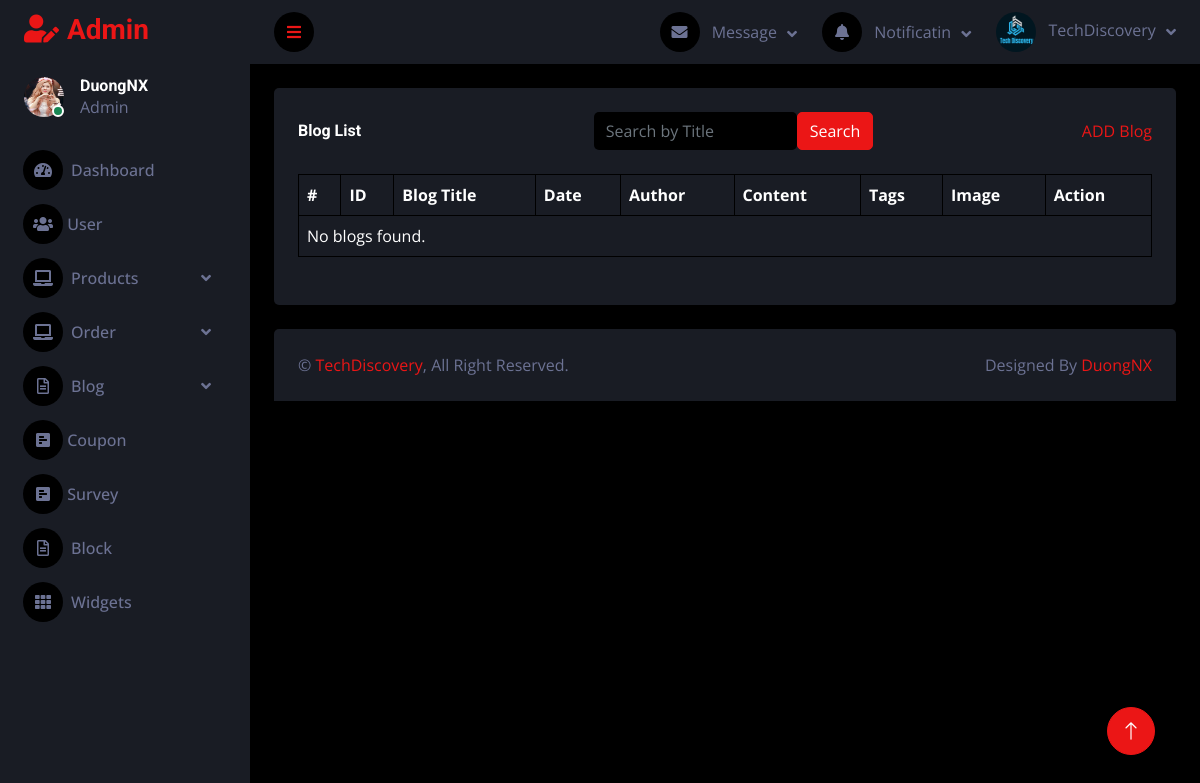
Page /admin/bloglist.php on the earlier database version.
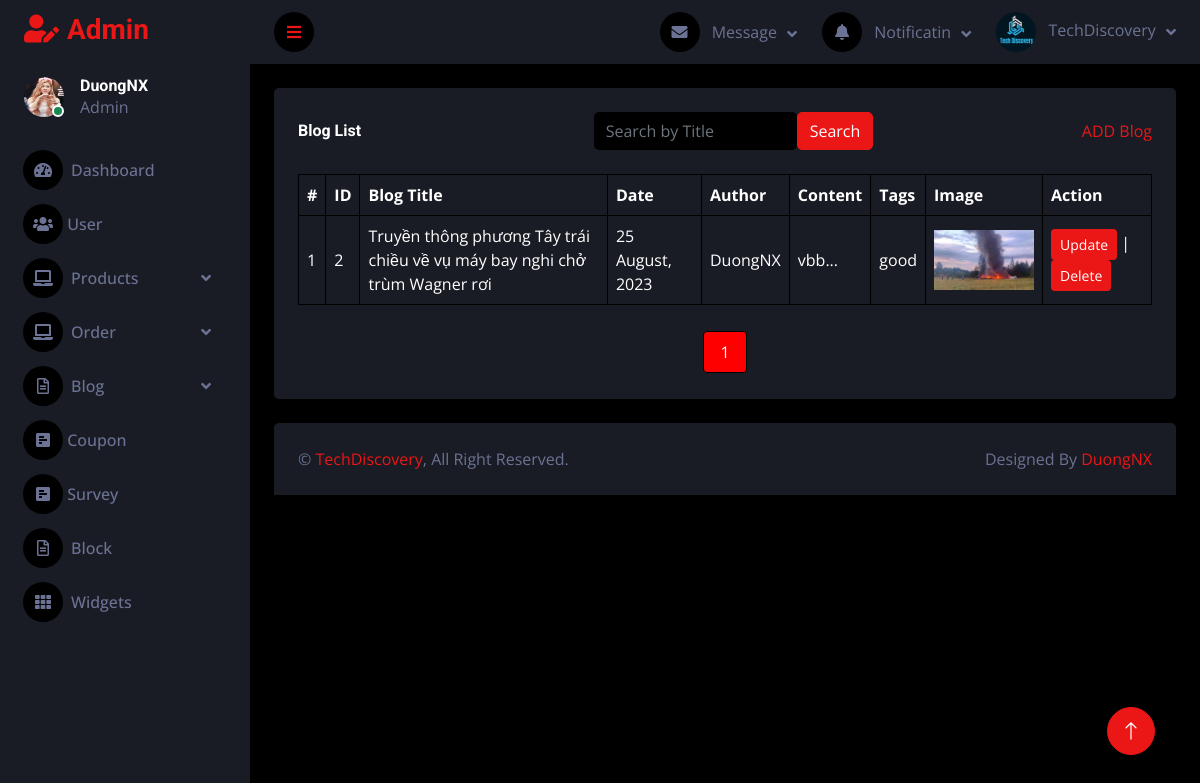
Same page on the later database version.
### tables this page shows
CREATE TABLE `tbl_blog` (
  `blog_id` int(11) NOT NULL,
  `blog_cate_id` int(11) NOT NULL,
  `blog_title` varchar(255) NOT NULL,
  `blog_author` varchar(255) NOT NULL,
  `blog_date` varchar(255) NOT NULL,
  `blog_content` longtext NOT NULL,
  `blog_image` varchar(255) NOT NULL,
  `blog_tags` varchar(255) NOT NULL
);

### admin/database.php (called while the page is built, shortened)
<?php
class Database
{
    public $host = DB_HOST;
    public $user = DB_USER;
    public $pass = DB_PASS;
    public $dbname = DB_NAME;
    public $link;
    private function connectDB()
    {
        $this->link = new mysqli($this->host, $this->user, $this->pass, $this->dbname);
    }
    public function select($query)
    {
        $result = $this->link->query($query) or die($this->link->error . __LINE__);
        if ($result->num_rows > 0) {
            return $result;
        } else {
            return false;
        }
    }
}
?>

### admin/class/blog_class.php (called while the page is built, shortened)
<?php
include 'database.php';
class Blog
{
    private $db;
    public function __construct()
    {
        $this->db = new Database();
    }
    public function countBlogs()
    {
        $query = "SELECT COUNT(*) AS total FROM tbl_blog";
        $result = $this->db->select($query);
        if ($result) {
            $row = $result->fetch_assoc();
            return $row['total'];
        } else {
            return 0;
        }
    }
    public function getBlogsPaginated($offset, $limit)
    {
        $query = "SELECT * FROM tbl_blog ORDER BY blog_id DESC LIMIT $offset, $limit";
        $result = $this->db->select($query);
        return $result;
    }
}

### admin/bloglist.php (the view, shortened to what this page needs)
<?php
include "header.php";
include "sidebar.php";
include "navbar.php";
include "class/blog_class.php";
?>
<?php
$blog = new Blog;
$searchTerm = isset($_GET['search']) ? $_GET['search'] : '';
$totalBlogs = $blog->countBlogs();
$blogsPerPage = 6;
$totalPages = ceil($totalBlogs / $blogsPerPage);
$currentPage = isset($_GET['page']) ? (int)$_GET['page'] : 1;
if ($currentPage < 1 || $currentPage > $totalPages) {
    $currentPage = 1;
}
$offset = ($currentPage - 1) * $blogsPerPage;
$show_blogs = (!empty($searchTerm)) ? $blog->searchBlogsByTitle($searchTerm) : $blog->getBlogsPaginated($offset, $blogsPerPage);
?>
<div class="container-fluid pt-4 px-4">
    <div class="bg-secondary text-center rounded p-4">
        <div class="d-flex align-items-center justify-content-between mb-4">
            <h6 class="mb-0">Blog List</h6>
            <form class="d-none d-md-flex ms-4" method="GET" action="bloglist.php">
                <input class="form-control bg-dark border-0" type="search" name="search" placeholder="Search by Title">
                <button type="submit" class="btn btn-primary">Search</button>
            </form>
            <a href="blog_add.php">ADD Blog</a>
        </div>
        <div class="table-responsive">
            <table class="table text-start align-middle table-bordered table-hover mb-0">
                <thead>
                    <tr class="text-white">
                        <th scope="col">#</th>
                        <th scope="col">ID</th>
                        <th scope="col">Blog Title</th>
                        <th scope="col">Date</th>
                        <th scope="col">Author</th>
                        <th scope="col">Content</th>
                        <th scope="col">Tags</th>
                        <th scope="col">Image</th>
                        <th scope="col">Action</th>
                    </tr>
                </thead>
                <tbody>
                    <?php
                    if ($show_blogs->num_rows > 0) {
                        $i = 0;
                        while ($result = $show_blogs->fetch_assoc()) {
                            $i++;
                    ?>
                            <tr>
                                <td><?php echo $i ?></td>
                                <td><?php echo $result['blog_id'] ?></td>
                                <td><?php echo htmlspecialchars($result['blog_title']) ?></td>
                                <td><?php echo $result['blog_date'] ?></td>
                                <td><?php echo htmlspecialchars($result['blog_author']) ?></td>
                                <td><?php echo substr(strip_tags($result['blog_content']), 0, 100) . '...' ?></td>
                                <td><?php echo htmlspecialchars($result['blog_tags']) ?></td>
                                <td>
                                    <img src="uploads/<?php echo $result['blog_image'] ?>" alt="Blog Image" style="max-width: 100px;">
                                </td>
                                <td>
                                    <a class="btn btn-sm btn-primary" href="blogedit.php?blog_id=<?php echo $result['blog_id'] ?>">Update</a> |
                                    <a class="btn btn-sm btn-primary" href="#" onclick="confirmDelete(<?php echo $result['blog_id'] ?>)">Delete</a>
                                </td>
                            </tr>
                        <?php
                        }
                    } else {
                        ?>
                        <tr>
                            <td colspan="9">No blogs found.</td>
                        </tr>
                    <?php
                    }
                    ?>
                </tbody>
            </table>
        </div><br>
        <div class="pagination-container">
            <div class="pagination">
                <?php for ($page = 1; $page <= $totalPages; $page++) : ?>
                    <a href="bloglist.php?page=<?php echo $page; ?>&search=<?php echo $searchTerm; ?>" class="<?php echo ($page === $currentPage) ? 'active' : ''; ?>"><?php echo $page; ?></a>
                <?php endfor; ?>
            </div>
        </div>
    </div>
</div>
<?php
include "footer.php";
?>

### admin/header.php (shortened to what this page needs)
<!DOCTYPE html>
<html lang="en">
<head>
    <link href="https://cdnjs.cloudflare.com/ajax/libs/font-awesome/5.10.0/css/all.min.css" rel="stylesheet">
    <link href="https://cdn.jsdelivr.net/npm/bootstrap-icons@1.4.1/font/bootstrap-icons.css" rel="stylesheet">
    <link href="lib/owlcarousel/assets/owl.carousel.min.css" rel="stylesheet">
    <link href="lib/tempusdominus/css/tempusdominus-bootstrap-4.min.css" rel="stylesheet" />
    <link href="css/bootstrap.min.css" rel="stylesheet">
    <link href="css/style.css" rel="stylesheet">
<link href="https://cdnjs.cloudflare.com/ajax/libs/summernote/0.8.12/summernote-lite.css" rel="stylesheet">
</head>
<body>
    <div class="container-fluid position-relative d-flex p-0">

### admin/sidebar.php (shortened to what this page needs)
<div class="sidebar pe-4 pb-3">
      <nav class="navbar bg-secondary navbar-dark">
          <a href="index.php" class="navbar-brand mx-4 mb-3">
              <h3 class="text-primary"><i class="fa fa-user-edit me-2"></i>Admin</h3>
          </a>
          <div class="d-flex align-items-center ms-4 mb-4">
              <div class="position-relative">
                  <img class="rounded-circle" src="img/rose2.jpeg" alt="" style="width: 40px; height: 40px;">
                  <div class="bg-success rounded-circle border border-2 border-white position-absolute end-0 bottom-0 p-1"></div>
              </div>
              <div class="ms-3">
                  <h6 class="mb-0">DuongNX</h6>
                  <span>Admin</span>
              </div>
          </div>
          <div class="navbar-nav w-100">
              <a href="index.php" class="nav-item nav-link "><i class="fa fa-tachometer-alt me-2"></i>Dashboard</a>
              <a href="userlist.php" class="nav-item nav-link"><i class="fas fa-users"></i> User</a>
              <div class="nav-item dropdown">
                  <a href="#" class="nav-link dropdown-toggle" data-bs-toggle="dropdown"><i class="fa fa-laptop me-2"></i>Products</a>
              </div>
              <div class="nav-item dropdown">
                  <a href="#" class="nav-link dropdown-toggle" data-bs-toggle="dropdown"><i class="fa fa-laptop me-2"></i>Order</a>
              </div>
              <div class="nav-item dropdown">
                  <a href="#" class="nav-link dropdown-toggle" data-bs-toggle="dropdown"><i class="far fa-file-alt me-2"></i>Blog</a>
              </div>
              <a href="coupon.php" class="nav-item nav-link"><i class="fas fa-poll-h"></i> Coupon</a>
              <a href="question.php" class="nav-item nav-link"><i class="fas fa-poll-h"></i> Survey</a>
              <a href="../blog.php" class="nav-item nav-link"><i class="far fa-file-alt me-2"></i>Block</a>
              <a href="widget.php" class="nav-item nav-link"><i class="fa fa-th me-2"></i>Widgets</a>
          </div>
      </nav>
  </div>

### admin/navbar.php (shortened to what this page needs)
<div class="content">
    <nav class="navbar navbar-expand bg-secondary navbar-dark sticky-top px-4 py-0">
        <a href="#" class="sidebar-toggler flex-shrink-0">
            <i class="fa fa-bars"></i>
        </a>
        <div class="navbar-nav align-items-center ms-auto">
            <div class="nav-item dropdown">
                <a href="#" class="nav-link dropdown-toggle" data-bs-toggle="dropdown">
                    <i class="fa fa-envelope me-lg-2"></i>
                    <span class="d-none d-lg-inline-flex">Message</span>
                </a>
            </div>
            <div class="nav-item dropdown">
                <a href="#" class="nav-link dropdown-toggle" data-bs-toggle="dropdown">
                    <i class="fa fa-bell me-lg-2"></i>
                    <span class="d-none d-lg-inline-flex">Notificatin</span>
                </a>
            </div>
            <div class="nav-item dropdown">
                <a href="#" class="nav-link dropdown-toggle" data-bs-toggle="dropdown">
                    <img class="rounded-circle me-lg-2" src="../image/logo.png" alt="" style="width: 40px; height: 40px;">
                    <span class="d-none d-lg-inline-flex">TechDiscovery</span>
                </a>
            </div>
        </div>
    </nav>

### admin/footer.php (shortened to what this page needs)
<div class="container-fluid pt-4 px-4">
                <div class="bg-secondary rounded-top p-4">
                    <div class="row">
                        <div class="col-12 col-sm-6 text-center text-sm-start">
                            &copy; <a href="https://www.facebook.com/groups/1249874295731488">TechDiscovery</a>, All Right Reserved.
                        </div>
                        <div class="col-12 col-sm-6 text-center text-sm-end">
                            Designed By <a href="https://github.com/duongnx03">DuongNX</a>
                        </div>
                    </div>
                </div>
            </div>
        </div>
        <a href="#" class="btn btn-lg btn-primary btn-lg-square back-to-top"><i class="bi bi-arrow-up"></i></a>
    </div>
</body>
</html>

### admin/css/style.css (style rules this page uses)
:root { --primary: #EB1616; --secondary: #191C24; --light: #6C7293; --dark: #000000; }
.back-to-top { position: fixed; display: none; right: 45px; bottom: 45px; z-index: 99; }
.btn { transition: .5s; }
.btn-lg-square { width: 48px; height: 48px; }
.btn-square, .btn-sm-square, .btn-lg-square { padding: 0; display: inline-flex; align-items: center; justify-content: center; font-weight: normal; border-radius: 50px; }
.sidebar { position: fixed; top: 0; left: 0; bottom: 0; width: 250px; height: 100vh; overflow-y: auto; background: var(--secondary); transition: 0.5s; z-index: 999; }
.content { margin-left: 250px; min-height: 100vh; background: var(--white); transition: 0.5s; }
@media (min-width: 992px) { .sidebar { margin-left: 0; } }
@media (min-width: 992px) { .content { width: calc(100% - 250px); } }
.sidebar .navbar .navbar-nav .nav-link { padding: 7px 20px; color: var(--light); font-weight: 500; border-left: 3px solid var(--secondary); border-radius: 0 30px 30px 0; outline: none; }
.sidebar .navbar .navbar-nav .nav-link i { width: 40px; height: 40px; display: inline-flex; align-items: center; justify-content: center; background: var(--dark); border-radius: 40px; }
.sidebar .navbar .dropdown-toggle::after { position: absolute; top: 15px; right: 15px; border: none; content: "\f107"; font-family: "Font Awesome 5 Free"; font-weight: 900; transition: .5s; }
.content .navbar .navbar-nav .nav-link { margin-left: 25px; padding: 12px 0; color: var(--light); outline: none; }
.content .navbar .sidebar-toggler, .content .navbar .navbar-nav .nav-link i { width: 40px; height: 40px; display: inline-flex; align-items: center; justify-content: center; background: var(--dark); border-radius: 40px; }
.content .navbar .dropdown-toggle::after { margin-left: 6px; vertical-align: middle; border: none; content: "\f107"; font-family: "Font Awesome 5 Free"; font-weight: 900; transition: .5s; }

### admin/bloglist.php (style rules this page uses)
.pagination-container { text-align: center; }
.pagination { display: flex; justify-content: center; list-style: none; padding: 0; margin: 0; }
.pagination a { display: inline-block; padding: 8px 16px; text-decoration: none; color: red; border: 1px solid red; margin: 2px; border-radius: 4px; }
.pagination a.active { background-color: red; color: white; border: 1px solid black; }

Differences in the rows shown:
added tbl_blog: blog_id "2", blog_title "Truyền thông phương Tây trái chiều về vụ máy bay nghi chở trùm Wagner rơi", blog_date "25 August, 2023", blog_author "DuongNX", blog_content "vbb", blog_tags "good", blog_image (picture)
Other differences:
new list line: "1"
text no longer shown: "No blogs found."
